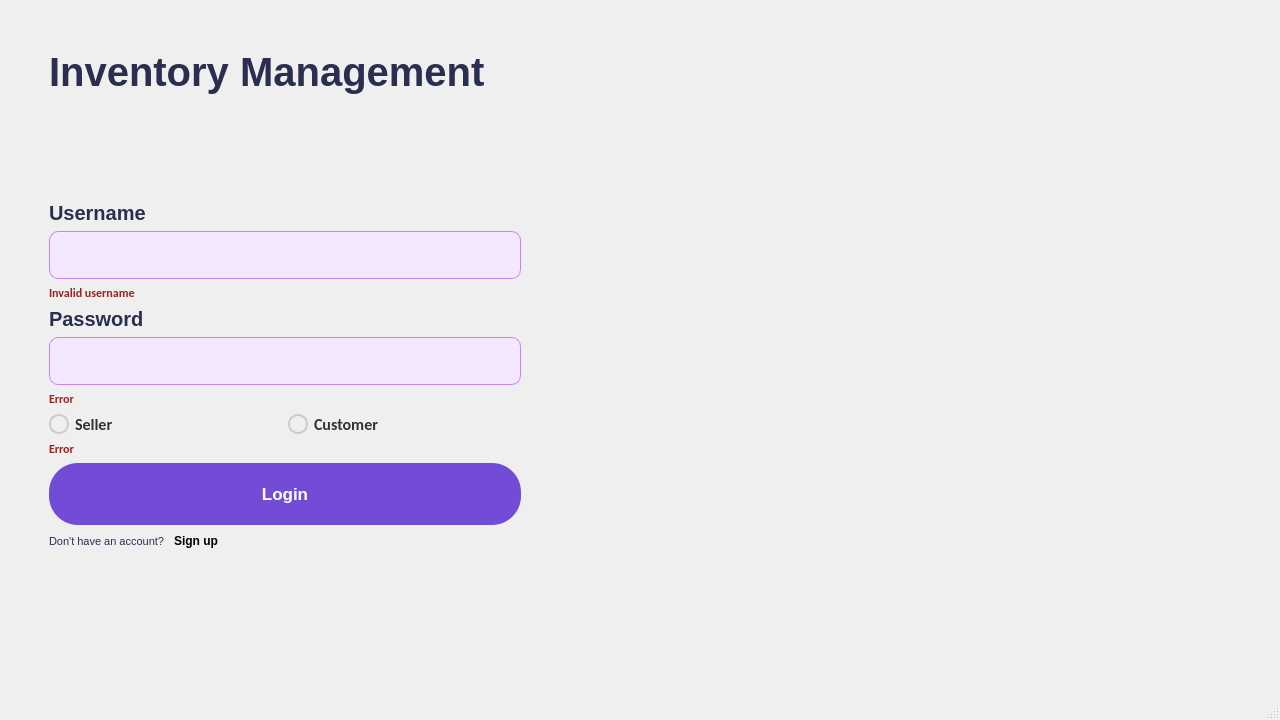
<?xml version="1.0" encoding="UTF-8"?>
<ui version="4.0">
 <class>MainWindow</class>
 <widget class="QMainWindow" name="MainWindow">
  <property name="geometry">
   <rect>
    <x>0</x>
    <y>0</y>
    <width>1280</width>
    <height>720</height>
   </rect>
  </property>
  <property name="sizePolicy">
   <sizepolicy hsizetype="Fixed" vsizetype="Fixed">
    <horstretch>0</horstretch>
    <verstretch>0</verstretch>
   </sizepolicy>
  </property>
  <property name="minimumSize">
   <size>
    <width>1280</width>
    <height>720</height>
   </size>
  </property>
  <property name="maximumSize">
   <size>
    <width>1280</width>
    <height>720</height>
   </size>
  </property>
  <property name="windowTitle">
   <string>MainWindow</string>
  </property>
  <property name="styleSheet">
   <string notr="true">MainWindow {
                    background-image: url(:/Images/mainWindowBackground.png);
                    background-position: center;
                    background-repeat: no-repeat;
                    background-color: transparent;
                    }</string>
  </property>
  <widget class="QWidget" name="centralwidget">
   <layout class="QHBoxLayout" name="horizontalLayout">
    <item>
     <spacer name="horizontalSpacer">
      <property name="orientation">
       <enum>Qt::Horizontal</enum>
      </property>
      <property name="sizeType">
       <enum>QSizePolicy::Minimum</enum>
      </property>
      <property name="sizeHint" stdset="0">
       <size>
        <width>40</width>
        <height>20</height>
       </size>
      </property>
     </spacer>
    </item>
    <item>
     <layout class="QVBoxLayout" name="verticalLayout_2">
      <item>
       <spacer name="verticalSpacer_3">
        <property name="orientation">
         <enum>Qt::Vertical</enum>
        </property>
        <property name="sizeType">
         <enum>QSizePolicy::Minimum</enum>
        </property>
        <property name="sizeHint" stdset="0">
         <size>
          <width>20</width>
          <height>40</height>
         </size>
        </property>
       </spacer>
      </item>
      <item>
       <widget class="QLabel" name="label">
        <property name="styleSheet">
         <string notr="true">
font-family: 'Fjalla One', sans-serif;
font-size: 40px;
letter-spacing: 0px;
word-spacing: 0px;
color: #2A2F4F;
font-weight: bold;
text-decoration: none;
font-style: normal;
font-variant: normal;
text-transform: none;</string>
        </property>
        <property name="text">
         <string>Inventory Management</string>
        </property>
       </widget>
      </item>
      <item>
       <spacer name="verticalSpacer">
        <property name="orientation">
         <enum>Qt::Vertical</enum>
        </property>
        <property name="sizeType">
         <enum>QSizePolicy::Minimum</enum>
        </property>
        <property name="sizeHint" stdset="0">
         <size>
          <width>20</width>
          <height>100</height>
         </size>
        </property>
       </spacer>
      </item>
      <item>
       <layout class="QVBoxLayout" name="verticalLayout_3">
        <item>
         <widget class="QLabel" name="label_2">
          <property name="styleSheet">
           <string notr="true">font-family: Arial;
font-size: 20px;
letter-spacing: 0px;
word-spacing: 0px;
color: #2A2F4F;
font-weight: bold;
text-decoration: none;
font-style: normal;
font-variant: normal;
text-transform: none;
</string>
          </property>
          <property name="text">
           <string>Username</string>
          </property>
         </widget>
        </item>
        <item>
         <widget class="QLineEdit" name="LE_username">
          <property name="styleSheet">
           <string notr="true">QLineEdit {
	background-color:#F3E8FF;
	border-radius:9px;
	border:1px solid #c584f3;
	display:inline-block;
	cursor:text;
	color:#6671d4;
	font-family:Impactl;
	font-size:17px;
	font-weight:bold;
	padding:10px 54px;
	text-decoration:none;
	text-shadow:10px 0px 0px #9752cc;
}
</string>
          </property>
         </widget>
        </item>
        <item>
         <widget class="QLabel" name="LB_errorUsername">
          <property name="styleSheet">
           <string notr="true">
font-family: Calibri;
font-size: 12px;
letter-spacing: 0px;
word-spacing: 0px;
color: #9d2020;
font-weight: bold;
font-style: normal;
text-transform: none;</string>
          </property>
          <property name="text">
           <string>Invalid username</string>
          </property>
         </widget>
        </item>
        <item>
         <widget class="QLabel" name="label_3">
          <property name="styleSheet">
           <string notr="true">font-family: Arial;
font-size: 20px;
letter-spacing: 0px;
word-spacing: 0px;
color: #2A2F4F;;
font-weight: bold;
text-decoration: none;
font-style: normal;
font-variant: normal;
text-transform: none;
</string>
          </property>
          <property name="text">
           <string>Password</string>
          </property>
         </widget>
        </item>
        <item>
         <widget class="QLineEdit" name="LE_password">
          <property name="styleSheet">
           <string notr="true">QLineEdit {
	background-color:#F3E8FF;
	border-radius:9px;
	border:1px solid #c584f3;
	display:inline-block;
	cursor:text;
	color:#6671d4;
	font-family:Impactl;
	font-size:17px;
	font-weight:bold;
	padding:10px 54px;
	text-decoration:none;
	text-shadow:10px 0px 0px #9752cc;
}
</string>
          </property>
          <property name="echoMode">
           <enum>QLineEdit::Password</enum>
          </property>
         </widget>
        </item>
        <item>
         <widget class="QLabel" name="LB_errorPassword">
          <property name="styleSheet">
           <string notr="true">font-family: Calibri;
font-size: 12px;
letter-spacing: 0px;
word-spacing: 0px;
color: #9d2020;
font-weight: bold;
font-style: normal;
text-transform: none;</string>
          </property>
          <property name="text">
           <string>Error</string>
          </property>
         </widget>
        </item>
        <item>
         <layout class="QHBoxLayout" name="horizontalLayout_3">
          <property name="topMargin">
           <number>0</number>
          </property>
          <item>
           <widget class="QRadioButton" name="RDB_seller">
            <property name="styleSheet">
             <string notr="true">QRadioButton {
    color: #333333;
    font-size: 16px;
	font-family : Calibri;
	font-weight : bold;
}

QRadioButton::indicator {
    width: 16px;
    height: 16px;
    border-radius: 10px;
	border: 2px solid #cccccc;
}

QRadioButton::indicator:checked {
    background-color:#724cd7;
    border-color: #724cd7;
}

QRadioButton::indicator:hover {
    border-color: #999999;
}
</string>
            </property>
            <property name="text">
             <string>Seller</string>
            </property>
           </widget>
          </item>
          <item>
           <widget class="QRadioButton" name="RDB_customer">
            <property name="styleSheet">
             <string notr="true">QRadioButton {
    color: #333333;
    font-size: 16px;
	font-family : Calibri;
	font-weight : bold;
}

QRadioButton::indicator {
    width: 16px;
    height: 16px;
    border-radius: 10px;
	border: 2px solid #cccccc;
}

QRadioButton::indicator:checked {
    background-color:#724cd7;
    border-color: #724cd7;
}

QRadioButton::indicator:hover {
    border-color: #999999;
}
</string>
            </property>
            <property name="text">
             <string>Customer</string>
            </property>
           </widget>
          </item>
         </layout>
        </item>
        <item>
         <widget class="QLabel" name="LB_errorSelection">
          <property name="styleSheet">
           <string notr="true">font-family: Calibri;
font-size: 12px;
letter-spacing: 0px;
word-spacing: 0px;
color: #9d2020;
font-weight: bold;
font-style: normal;
text-transform: none;</string>
          </property>
          <property name="text">
           <string>Error</string>
          </property>
         </widget>
        </item>
        <item>
         <widget class="QPushButton" name="PB_login">
          <property name="enabled">
           <bool>true</bool>
          </property>
          <property name="cursor">
           <cursorShape>PointingHandCursor</cursorShape>
          </property>
          <property name="styleSheet">
           <string notr="true">QPushButton {
	background-color:#724cd7;
	border-radius:29px;
	display:inline-block;
	cursor:pointer;
	color:#ffffff;
	font-family:Arial;
	font-size:17px;
	font-weight:bold;
	padding:21px 45px;
	text-decoration:none;
	text-shadow:0px 1px 0px #2f6627;
}

QPushButton:hover {
	background-color:#9376E0;
}

QPushButton:active {
		position:relative;
	top:1px;
}
</string>
          </property>
          <property name="text">
           <string>Login</string>
          </property>
         </widget>
        </item>
        <item>
         <layout class="QHBoxLayout" name="horizontalLayout_2">
          <property name="topMargin">
           <number>0</number>
          </property>
          <item>
           <widget class="QLabel" name="label_4">
            <property name="styleSheet">
             <string notr="true">font-family: 'Fjalla One', sans-serif;
font-size: 11px;
letter-spacing: 0px;
word-spacing: 0px;
color: #2A2F4F;
font-weight: none;
text-decoration: none;
font-style: normal;
font-variant: normal;
text-transform: none;</string>
            </property>
            <property name="text">
             <string>Don't have an account? </string>
            </property>
           </widget>
          </item>
          <item>
           <widget class="QPushButton" name="PB_signin">
            <property name="cursor">
             <cursorShape>PointingHandCursor</cursorShape>
            </property>
            <property name="styleSheet">
             <string notr="true">QPushButton {
    border: none;
	font-weight : bold;

}
QPushButton:hover{
	change-cursor: cursor('PointingHand');

}</string>
            </property>
            <property name="text">
             <string>Sign up</string>
            </property>
           </widget>
          </item>
          <item>
           <spacer name="horizontalSpacer_3">
            <property name="orientation">
             <enum>Qt::Horizontal</enum>
            </property>
            <property name="sizeHint" stdset="0">
             <size>
              <width>40</width>
              <height>20</height>
             </size>
            </property>
           </spacer>
          </item>
         </layout>
        </item>
        <item>
         <spacer name="verticalSpacer_2">
          <property name="orientation">
           <enum>Qt::Vertical</enum>
          </property>
          <property name="sizeHint" stdset="0">
           <size>
            <width>20</width>
            <height>40</height>
           </size>
          </property>
         </spacer>
        </item>
       </layout>
      </item>
     </layout>
    </item>
    <item>
     <spacer name="horizontalSpacer_2">
      <property name="orientation">
       <enum>Qt::Horizontal</enum>
      </property>
      <property name="sizeType">
       <enum>QSizePolicy::Maximum</enum>
      </property>
      <property name="sizeHint" stdset="0">
       <size>
        <width>750</width>
        <height>20</height>
       </size>
      </property>
     </spacer>
    </item>
   </layout>
  </widget>
  <widget class="QMenuBar" name="menubar">
   <property name="geometry">
    <rect>
     <x>0</x>
     <y>0</y>
     <width>1280</width>
     <height>17</height>
    </rect>
   </property>
  </widget>
  <widget class="QStatusBar" name="statusbar"/>
 </widget>
 <resources/>
 <connections/>
</ui>
